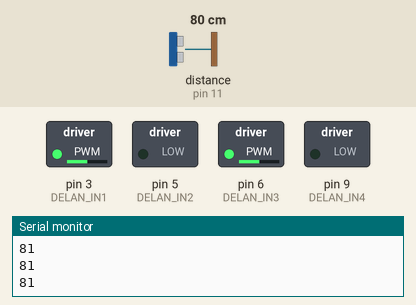
This sketch was run on a simulated Arduino Uno, built with avr-gcc and run on an emulated ATmega328P. Shown: switched loads named in the sketch (green lamp = pin HIGH), the last lines printed to the serial monitor. Inputs (shaded band) come from the test bench; at power-on: distance to the obstacle (sensor on pin 11) 80 cm. The echo pulse lasts 58.3 µs per cm.

Above: at 1.2 s.
1.3 s: distance to the obstacle (sensor on pin 11) set to 16 cm
2.8 s: distance to the obstacle (sensor on pin 11) set to 13 cm
At 4.3 s:
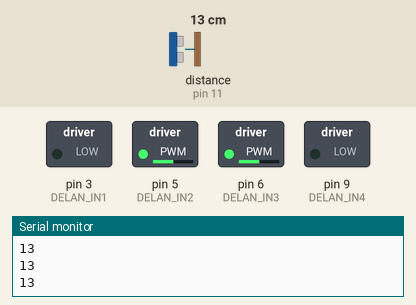
Timing chart, 0 to 5.8 s (numbered marks = the images above; inputs shaded):
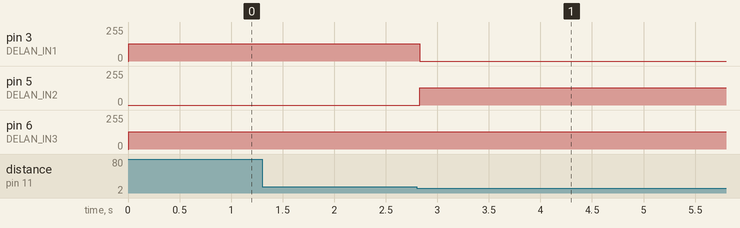

The sketch:

autito.ino
```cpp
#include <NewPing.h>

// Pines del sensor HC-SR04
#define TRIG_PIN 10
#define ECHO_PIN 11
// Parámetros del sensor
#define DISTANCIA_MAX_SENSOR 200
#define DISTANCIA_DE_GIRO 15

// Pines del Puente H (motores)
#define DELAN_IN1 3
#define DELAN_IN2 5
#define DELAN_IN3 6
#define DELAN_IN4 9

NewPing sonar(TRIG_PIN, ECHO_PIN, DISTANCIA_MAX_SENSOR);

void setup() {
  // Configurar pines como salidas
  pinMode(DELAN_IN1, OUTPUT);
  pinMode(DELAN_IN2, OUTPUT);
  pinMode(DELAN_IN3, OUTPUT);
  pinMode(DELAN_IN4, OUTPUT);
  Serial.begin(9600);
}

void loop()
{
  if (obtenerDistancia() < DISTANCIA_DE_GIRO) {
    avanzar();
  }
  else {
    girarSentidoHorario();
    delay(300); // Ajustar tiempo de giro
  }
  delay(50);
}
// Funciones Auxiliares:

void avanzar() {
  girarRuedasIzquierdas(false);
  girarRuedasDerechas(false);
}

void girarSentidoHorario() {
  girarRuedasDerechas(false);
  girarRuedasIzquierdas(true);
}

void aplicarEstadoMotor(int motor, bool high) {
  analogWrite(motor, high ? 128 : 0);
}

// Funciones para control de motores

void girarRuedasIzquierdas(bool enReversa) {
  aplicarEstadoMotor(DELAN_IN1, enReversa);
  aplicarEstadoMotor(DELAN_IN2, !enReversa);
}
void girarRuedasDerechas(bool enReversa) {
  aplicarEstadoMotor(DELAN_IN3, !enReversa);
  aplicarEstadoMotor(DELAN_IN4, enReversa);
}

void imprimirPorLineas(int valor) {
  Serial.print(valor);
  Serial.println("\n");
}

int obtenerDistancia() {
  int distancia = sonar.ping_cm();
  if (distancia == 0) distancia = DISTANCIA_MAX_SENSOR;
  imprimirPorLineas(distancia);
  return distancia;
}
```

Measured:
- the behaviour switches between 15 and 14 cm on distance to the obstacle (sensor on pin 11) (found by bisection; images 0 and 1)
- after the input at 2.8 s, pin 3 (DELAN_IN1): 128/255 → 0/255 at once; pin 5 (DELAN_IN2): 0/255 → 128/255 at once
